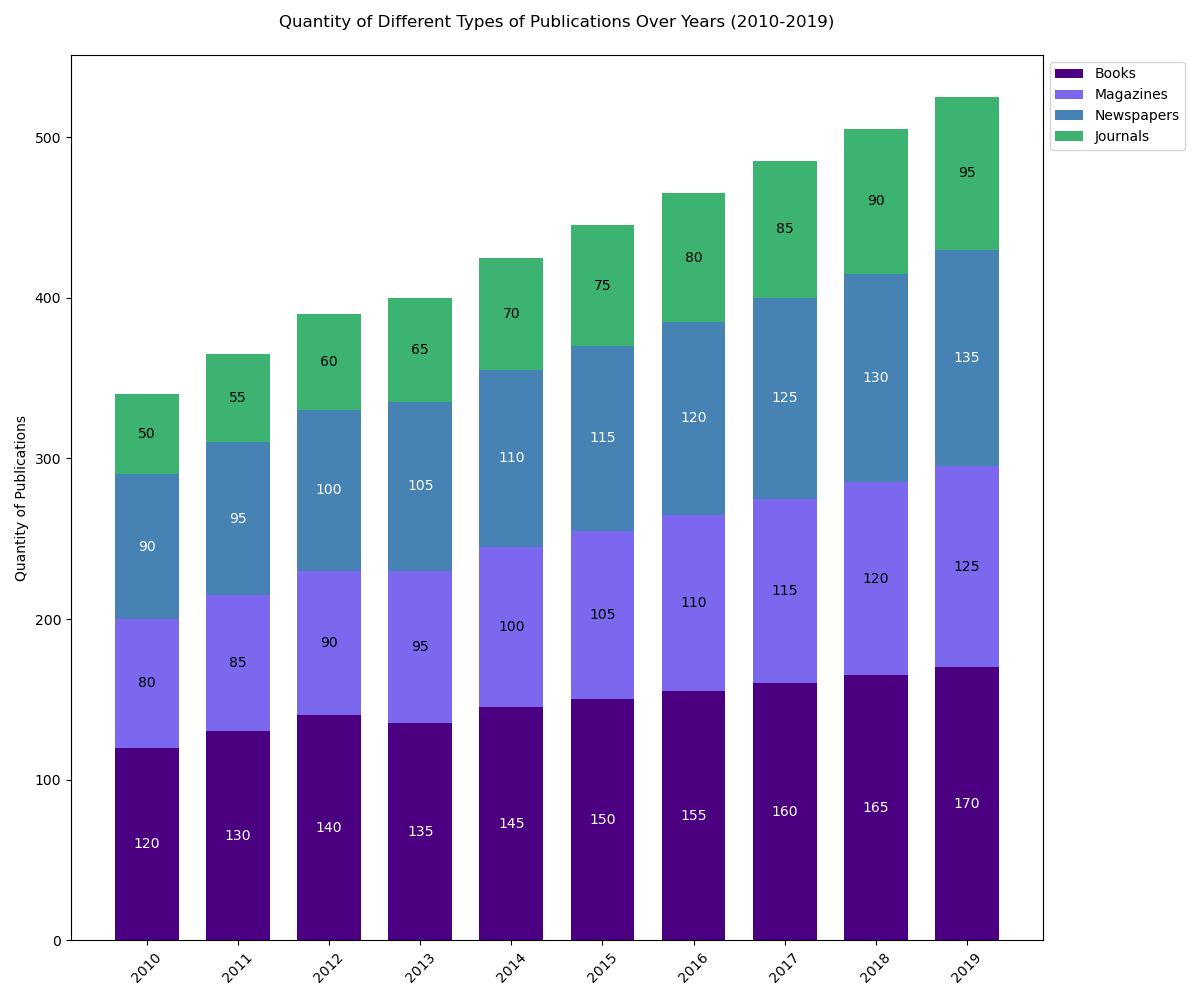

Reproduce this figure in Python.

import matplotlib.pyplot as plt
import numpy as np

years = np.array(['2010', '2011', '2012', '2013', '2014', '2015', '2016', '2017', '2018', '2019'])
Books = np.array([120, 130, 140, 135, 145, 150, 155, 160, 165, 170])
Magazines = np.array([80, 85, 90, 95, 100, 105, 110, 115, 120, 125])
Newspapers = np.array([90, 95, 100, 105, 110, 115, 120, 125, 130, 135])
Journals = np.array([50, 55, 60, 65, 70, 75, 80, 85, 90, 95])

bar_width = 0.7
fig, ax = plt.subplots(figsize=(12, 10))

ax.bar(years, Books, width=bar_width, label='Books', color='#4B0082')
ax.bar(years, Magazines, bottom=Books, width=bar_width, label='Magazines', color='#7B68EE')
ax.bar(years, Newspapers, bottom=Books+Magazines, width=bar_width, label='Newspapers', color='#4682B4')
ax.bar(years, Journals, bottom=Books+Magazines+Newspapers, width=bar_width, label='Journals', color='#3CB371')

ax.set_ylabel('Quantity of Publications')
ax.set_title('Quantity of Different Types of Publications Over Years (2010-2019)', pad=20)
ax.set_xticks(years)
ax.set_xticklabels(years, rotation=45)
ax.legend(loc='upper left', bbox_to_anchor=(1, 1), ncol=1)

for i in range(len(years)):
    ax.text(i, Books[i]/2, str(Books[i]), ha='center', va='center', color='white')
    ax.text(i, Books[i]+Magazines[i]/2, str(Magazines[i]), ha='center', va='center', color='black')
    ax.text(i, Books[i]+Magazines[i]+Newspapers[i]/2, str(Newspapers[i]), ha='center', va='center', color='white')
    ax.text(i, Books[i]+Magazines[i]+Newspapers[i]+Journals[i]/2, str(Journals[i]), ha='center', va='center', color='black')

plt.tight_layout()
plt.show()
